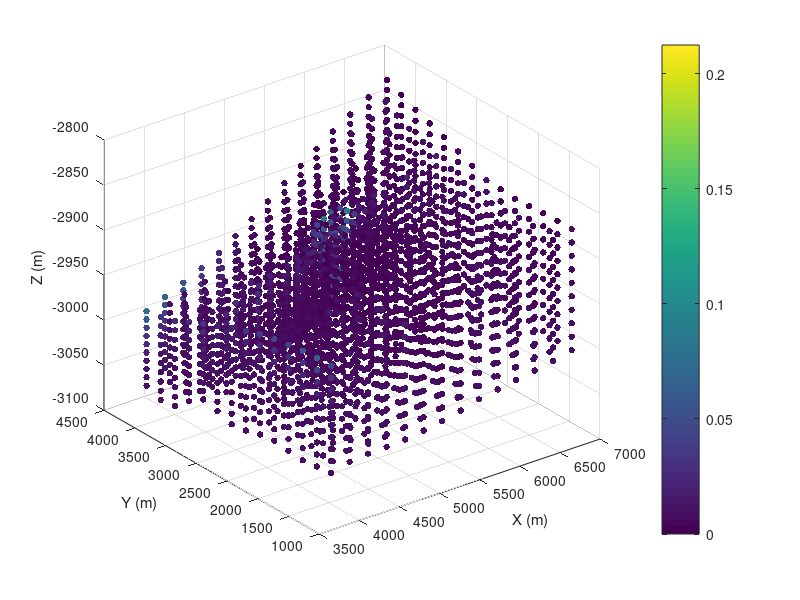

MATLAB code to generate this figure: (Note: this script raises an error after producing the figure.)
function plot_spatial()
% Draw comparable spatial maps using coordinates stored with each result.
a = load('MCS_results_r20.00.mat','MCS_results');
b = load('IS_results_r20.00.mat','IS_results');
results = {a.MCS_results, b.IS_results};
names = {'MCS','SSIS'};
all_pf = [a.MCS_results.Pf(:); b.IS_results.Pf(:)];
limits = [min(all_pf), max(all_pf)];
if limits(1) == limits(2), limits(2) = limits(1) + eps; end
for k = 1:2
    res = results{k};
    xyz = res.coordinates;
    assert(size(xyz,2) == numel(res.Pf), 'Coordinate and probability sizes differ.');
    f = figure('Color','w','Position',[100,100,1000,750]);
    scatter3(xyz(1,:),xyz(2,:),xyz(3,:),22,res.Pf(:),'filled');
    xlabel('X (m)'); ylabel('Y (m)'); zlabel('Z (m)');
    cb = colorbar; cb.Label.String = 'Failure probability';
    clim(limits); axis equal; view(3); grid on;
    title(sprintf('%s, injection rate = %.0f kg/s', names{k}, res.r));
    exportgraphics(f, sprintf('Spatial_Pf_%s.png',names{k}), 'Resolution',300);
end
end
